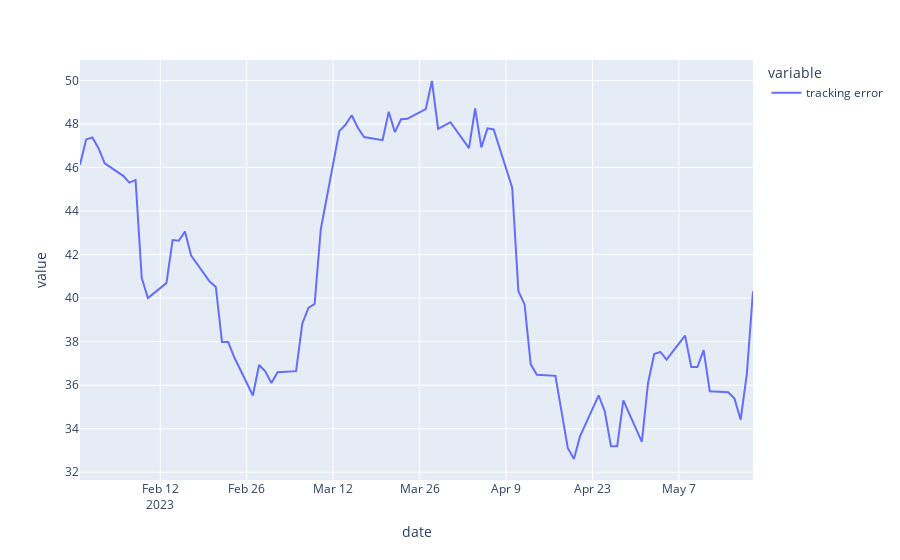

The notebook cell this image was saved under:
### Code cell
user_te_chart = user_tracking_error_chart(user_tracking_error)
user_te_chart
